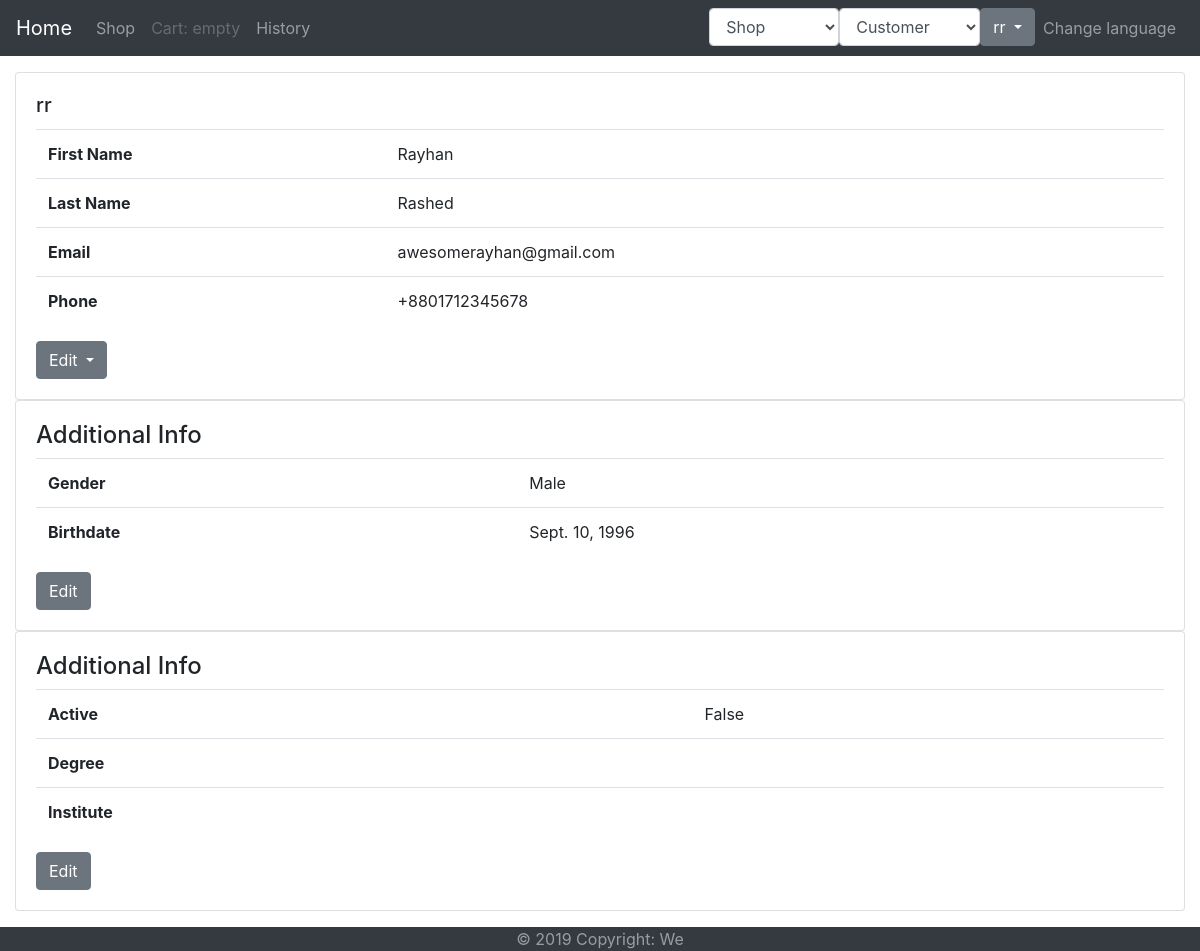
The page /accounts/profile/ (signed in) on the database its author committed.
### accounts/models.py (models this page shows)
class User(AbstractUser):
    has_profile = models.BooleanField(default=False)
    roles = models.ManyToManyField(Role, blank=True)
    phone_number = PhoneNumberField(blank=True, null=True)
    def is_doctor(self):
        return self.roles.filter(id=Role.DOCTOR).exists()

class Profile(models.Model):
    GENDER_CHOICES = (
        ('M', 'Male'),
        ('F', 'Female'),
    )
    user = models.OneToOneField(User, on_delete=models.CASCADE, primary_key=True)
    gender = models.CharField(max_length=1, choices=GENDER_CHOICES)
    birthdate = models.DateField()

class Doctor(models.Model):
    doctor = models.OneToOneField(User, on_delete=models.CASCADE, primary_key=True)
    is_active = models.BooleanField(default=False)
    degree = models.CharField(max_length=50)
    institute = models.CharField(max_length=100)

### accounts/views.py (the view)
# urls.py: path('profile/', ProfileView.as_view(), name='profile'),
@method_decorator(login_required, name='dispatch')
class ProfileView(DetailView):
    model = User
    template_name = 'accounts/profile/detail.html'
    def get_object(self, queryset=None):
        return self.request.user

### cart/cart.py (called while the page is built)
    def __len__(self):
        return sum(item['quantity'] for item in self.cart.values())

### cart/context_processors.py (called while the page is built)
def cart(request):
    return {'cart': Cart(request)}

### accounts/templates/accounts/profile/detail.html (shortened to what this page needs)
{% extends 'layouts/default/page.html' %}
{% load bootstrap4 %}
{% load i18n %}
{% block content %}
    <div class="card">
        <div class="card-body">
            <h5 class="card-title">{{ object.username}}</h5>
            <table class="table">
                <tr>
                    <th>{% trans 'First Name' %}</th>
                    <td>{{ object.first_name }}</td>
                </tr>
                <tr>
                    <th>{% trans 'Last Name' %}</th>
                    <td>{{ object.last_name }}</td>
                </tr>
                <tr>
                    <th>{% trans 'Email' %}</th>
                    <td>{{ object.email }}</td>
                </tr>
                <tr>
                    <th>{% trans 'Phone' %}</th>
                    <td>{{ object.phone_number }}</td>
                </tr>
            </table>
            <div class="dropdown">
                <button class="btn btn-secondary dropdown-toggle" type="button" id="dropdownMenuButton" data-toggle="dropdown" aria-haspopup="true" aria-expanded="false">
                {% trans 'Edit' %}
                </button>
            </div>
        </div>
    </div>
    <div class="card">
        <div class="card-body">
            {% if not request.user.has_profile %}
                <a class="btn btn-secondary" type="button" href="{% url 'accounts:add_additional_info' %}">{% trans 'Add Additional Info' %}</a>
            {% else %}
                <h4>{% trans 'Additional Info' %}</h4>
                <table class="table">
                    <tr>
                        <th>{% trans 'Gender' %}</th>
                        <td>{{ object.profile.get_gender_display }}</td>
                    </tr>
                    <tr>
                        <th>{% trans 'Birthdate' %}</th>
                        <td>{{ object.profile.birthdate }}</td>
                    </tr>
                </table>
                <a class="btn btn-secondary" type="button" href="{% url 'accounts:change_additional_info' %}">{% trans 'Edit' %}</a>
            {% endif %}
        </div>
    </div>
    <div class="card">
        <div class="card-body">
            {% if not request.user.is_doctor %}
                <a class="btn btn-secondary" type="button" href="{% url 'accounts:create_doctor' %}">{% trans 'Sign-up as Doctor' %}</a>
            {% else %}
                <h4>{% trans 'Additional Info' %}</h4>
                <table class="table">
                    <tr>
                        <th>{% trans 'Active' %}</th>
                        <td>{{ object.doctor.is_active }}</td>
                    </tr>
                    <tr>
                        <th>{% trans 'Degree' %}</th>
                        <td>{{ object.profile.degree }}</td>
                    </tr>
                    <tr>
                        <th>{% trans 'Institute' %}</th>
                        <td>{{ object.profile.institute }}</td>
                    </tr>
                </table>
                <a class="btn btn-secondary" type="button" href="{% url 'accounts:update_doctor' %}">{% trans 'Edit' %}</a>
            {% endif %}
        </div>
    </div>
{% endblock %}

### content/templates/layouts/default/page.html (shortened to what this page needs)
{% load staticfiles %}
{% load bootstrap4 %}
{% load i18n %}
{% get_current_language as language_code %}
<!DOCTYPE html>
<html lang="{{ language_code }}">
<head>
    <link href="{% static 'vendor/bootstrap/css/bootstrap.min.css' %}" rel="stylesheet">
    <link href="{% static 'css/styles.css' %}" rel="stylesheet">
</head>
<body>
<div class="main-wrapper">
		<div class="header">
			<nav class="navbar navbar-expand-md navbar-dark bg-dark static-top">
				<a class="navbar-brand" href="/">{% trans 'Home' %}</a>
				<div class="collapse navbar-collapse" id="navbarsExampleDefault">
					<ul class="navbar-nav mr-auto" id="customer-shop" style="display: none;">
						<li class="nav-item">
							<a class="nav-link" href="{% url 'shop:product_list' %}">{% trans 'Shop' %}</a>
						</li>
						<li class="nav-item">
							{% with totail_items=cart|length %}
								{% if cart|length > 0 %}
									<a class="nav-link" href="{% url 'cart:cart_detail' %}">
										Cart: {{ totail_items }} item {{ totail_items|pluralize }},
										BDT. {{ cart.get_total_price }}
									</a>
								{% else %}
									<a class="nav-link disabled">
										{% trans 'Cart: empty' %}
									</a>
								{% endif %}
							{% endwith %}
						</li>
						<li class="nav-item">
							<a class="nav-link" href="{% url 'orders:order_list' %}">{% trans 'History' %}</a>
						</li>
					</ul>
					<ul class="navbar-nav">
						<li class="nav-item">
							<select class="form-control" id="choice" style="display: none;">
								<option value="">{% trans 'Shop' %}</option>
							</select>
						</li>
						<li class="nav-item">
							<select class="form-control" id="role">
								<option value="">{% trans 'Customer' %}</option>
							</select>
						</li>
						{% if request.user.is_authenticated %}
							<li class="nav-item dropdown">
								<a class="btn btn-secondary dropdown-toggle" href="#" data-toggle="dropdown">
									{{ request.user.username }}
								</a>
							</li>
						{% endif %}
						<li class="nav-item">
							<a class="nav-link" href="{% url 'change_language' %}">{% trans 'Change language' %}</a>
						</li>
					</ul>
				</div>
			</nav>
		</div>
        <div id="content-wrap" class="container-fluid mt-3">
			{% block content %}{% endblock %}
		</div>
		<footer class="page-footer font-small bg-dark text-white-50 fixed-bottom">
			<div class="footer-copyright text-center">© 2019 Copyright:
				We
			</div>
		</footer>
	</div>
</body>
</html>

### content/templates/layouts/default/page.html (style rules this page uses)
#content-wrap { padding-bottom: 2.5rem; }

### rows shown on the page
User: user.username "rr", username "rr", first_name "Rayhan", last_name "Rashed", email "awesomerayhan@gmail.com", phone_number "+8801712345678", profile.gender "Male", profile.birthdate "Sept. 10, 1996", doctor.is_active "False"
